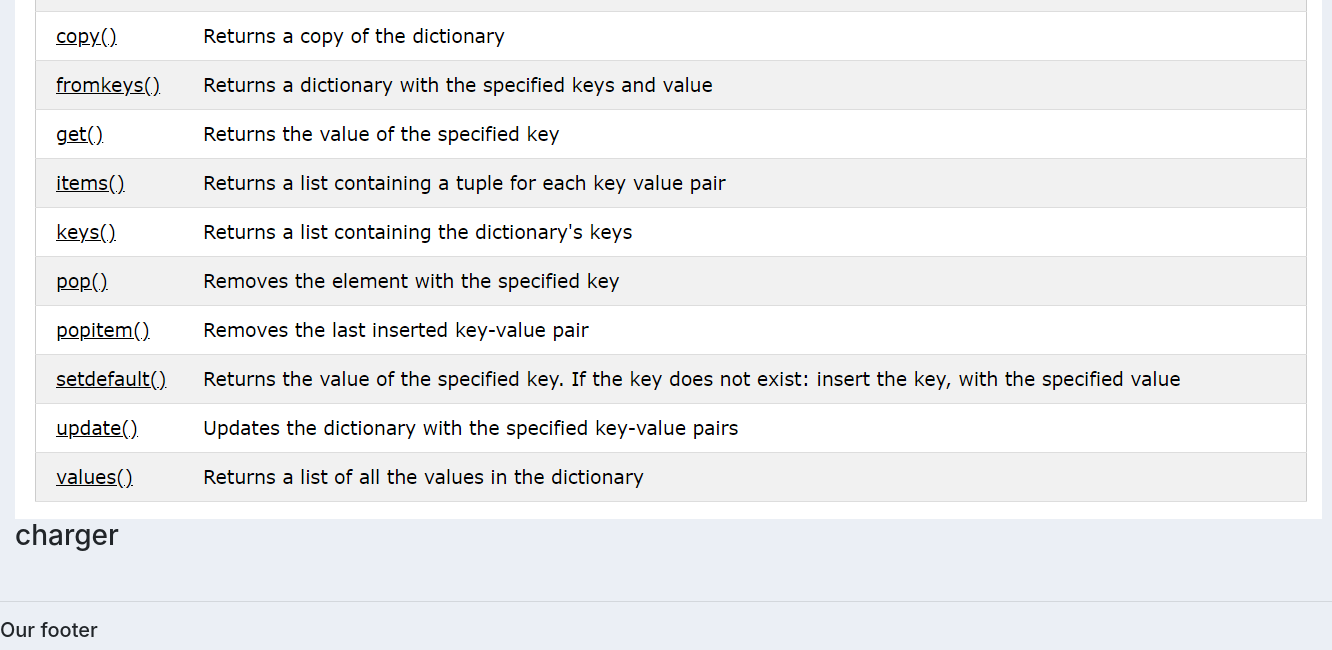
The page / (signed in, lower part) on the database as committed earlier.
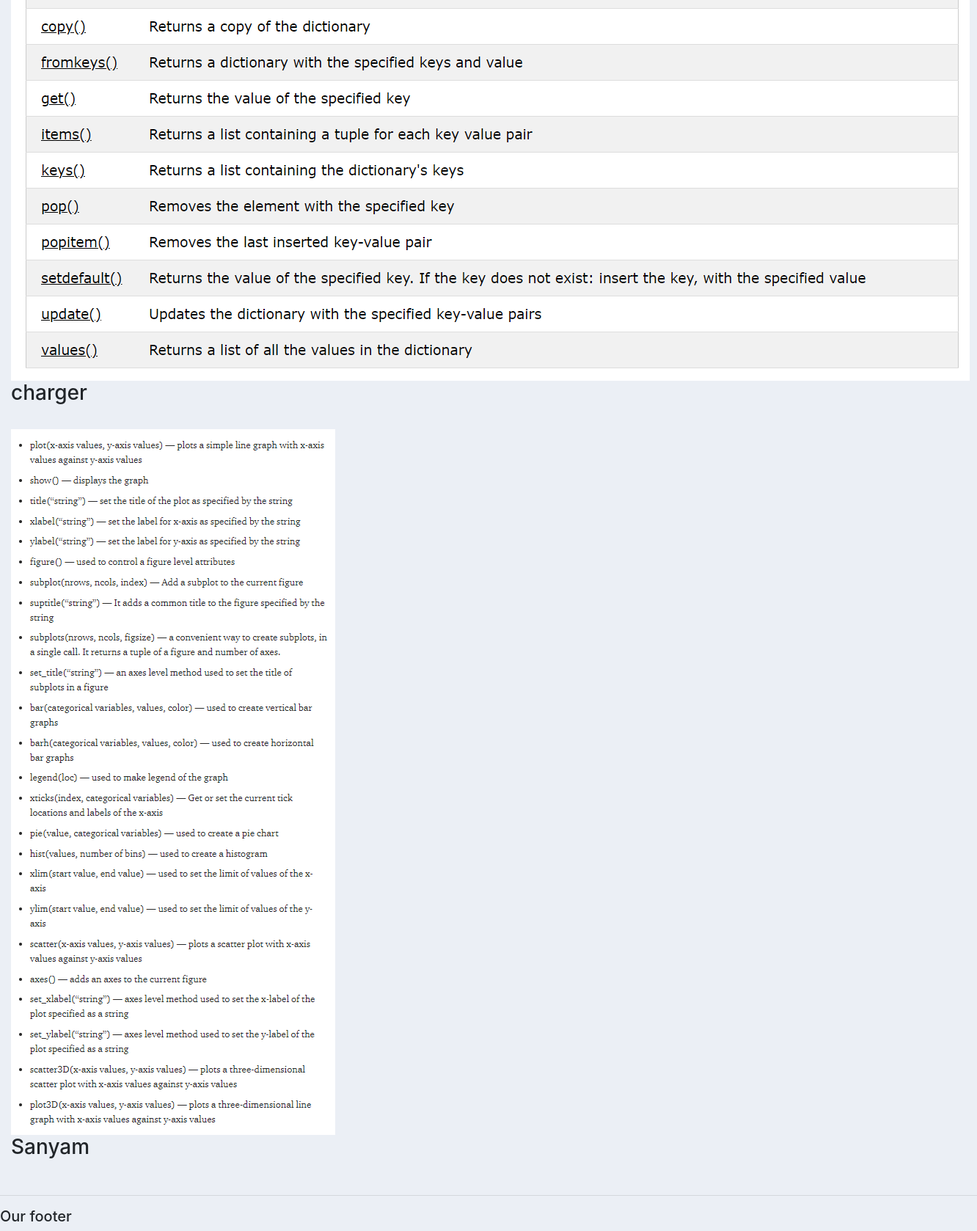
The same page on the database as committed later.
### accounts/models.py (models this page shows)
class Sell(models.Model):
    name = models.CharField(max_length=40)
    description = models.TextField(max_length=200)
    photo = models.ImageField(null=True,blank=True,upload_to="images/")
    price = models.IntegerField()
    def __str__(self):
        return f"Item name is {self.name} and it costs Rs {self.price}."

### accounts/views.py (the view)
# urls.py: path('', views.home, name="home"),
@login_required(login_url='accounts:login')
def home(request):
	products = Sell.objects.all()
	print(products)
	n = len(products)
	print(n)
	nSlides = n//4
	parameters = {"num_slides": nSlides, 'product': products, 'range': range(n)}
	return render(request, 'accounts/dashboard.html', parameters)

### accounts/templates/accounts/dashboard.html (shortened to what this page needs)
{%  extends 'accounts/main.html' %}
{% block content %}
<span ><a  class="BUY" href="{% url 'accounts:buy' %}">Buy</a></span><br>
<span ><a  class="SELL" href="{% url 'accounts:sell' %}">Sell</a></span><br>
<span ><a  class="RENT" href="{% url 'accounts:rent' %}">Rent</a></span><br>
{% for i in product %}
<img src="{{i.photo.url}}" alt="img"><br>
<h3>{{i.name}}</h3><br>
{% endfor %}
{% endblock %}

### accounts/templates/accounts/navbar.html (shortened to what this page needs)
{% load static %}

### static/css/main.css (style rules this page uses)
body { background-color: #ebeff5; }

Rows that differ between the two databases and show on the page:
added Sell: photo (picture), name "Sanyam"
